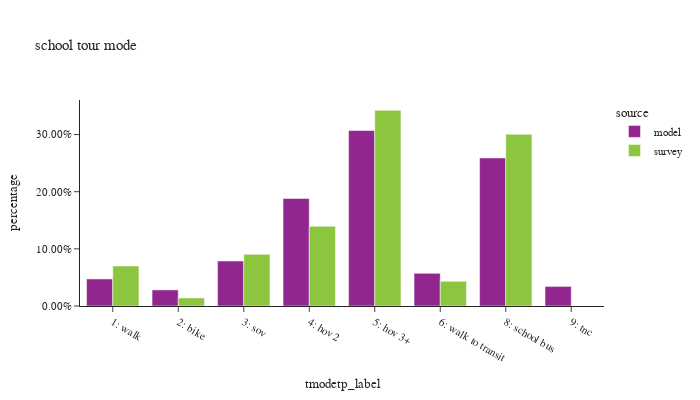

The cell this chart's notebook holds for it:
### Code cell
df_plot = sc_tour.groupby(['source','tmodetp_label'])['toexpfac'].sum().reset_index()
df_plot['percentage'] = df_plot.groupby(['source'], group_keys=False)['toexpfac']. \
    apply(lambda x: x / float(x.sum()))
df_plot['source'] = df_plot['source'].astype(pd.CategoricalDtype(['model', 'survey']))

df_plot_ct = sc_tour.groupby(['source','tmodetp_label'])['toexpfac'].count().reset_index(). \
    rename(columns={'toexpfac':'sample count'})
df_plot = df_plot.merge(df_plot_ct, on=['source','tmodetp_label'])

fig = px.bar(df_plot.sort_values(by=['source']), x="tmodetp_label", y="percentage", color="source",
             barmode="group",hover_data=['sample count'],title="school tour mode")
fig.update_layout(height=400, width=700, font=dict(size=11),
                  xaxis = dict(dtick = 1, categoryorder='category ascending'),
                  yaxis=dict(tickformat=".2%"))
fig.show()

### Figure 1 — Plotly figure (JSON) as saved in the notebook; plotly's stock layout.template omitted (floating-point values rounded to 4 significant figures)
{"data": [{"alignmentgroup": "True", "customdata": [[3497], [2077], [5811], [13888], [22662], [4227], [19126], [2529]], "hovertemplate": "source=model<br>tmodetp_label=%{x}<br>percentage=%{y}<br>sample count=%{customdata[0]}<extra></extra>", "legendgroup": "model", "marker": {"color": "#91268F", "pattern": {"shape": ""}}, "name": "model", "offsetgroup": "model", "orientation": "v", "showlegend": true, "textposition": "auto", "type": "bar", "x": ["1: walk", "2: bike", "3: sov", "4: hov 2", "5: hov 3+", "6: walk to transit", "8: school bus", "9: tnc"], "xaxis": "x", "y": [0.04737, 0.02814, 0.07872, 0.1881, 0.307, 0.05726, 0.2591, 0.03426], "yaxis": "y"}, {"alignmentgroup": "True", "customdata": [[72], [21], [45], [96], [201], [55], [156]], "hovertemplate": "source=survey<br>tmodetp_label=%{x}<br>percentage=%{y}<br>sample count=%{customdata[0]}<extra></extra>", "legendgroup": "survey", "marker": {"color": "#8CC63E", "pattern": {"shape": ""}}, "name": "survey", "offsetgroup": "survey", "orientation": "v", "showlegend": true, "textposition": "auto", "type": "bar", "x": ["1: walk", "2: bike", "3: sov", "4: hov 2", "5: hov 3+", "6: walk to transit", "8: school bus"], "xaxis": "x", "y": [0.06995, 0.01414, 0.09042, 0.1394, 0.3425, 0.0432, 0.3004], "yaxis": "y"}], "layout": {"barmode": "group", "font": {"size": 11}, "height": 400, "legend": {"title": {"text": "source"}, "tracegroupgap": 0}, "title": {"text": "school tour mode"}, "width": 700, "xaxis": {"anchor": "y", "categoryorder": "category ascending", "domain": [0.0, 1.0], "dtick": 1, "title": {"text": "tmodetp_label"}}, "yaxis": {"anchor": "x", "domain": [0.0, 1.0], "tickformat": ".2%", "title": {"text": "percentage"}}}}
